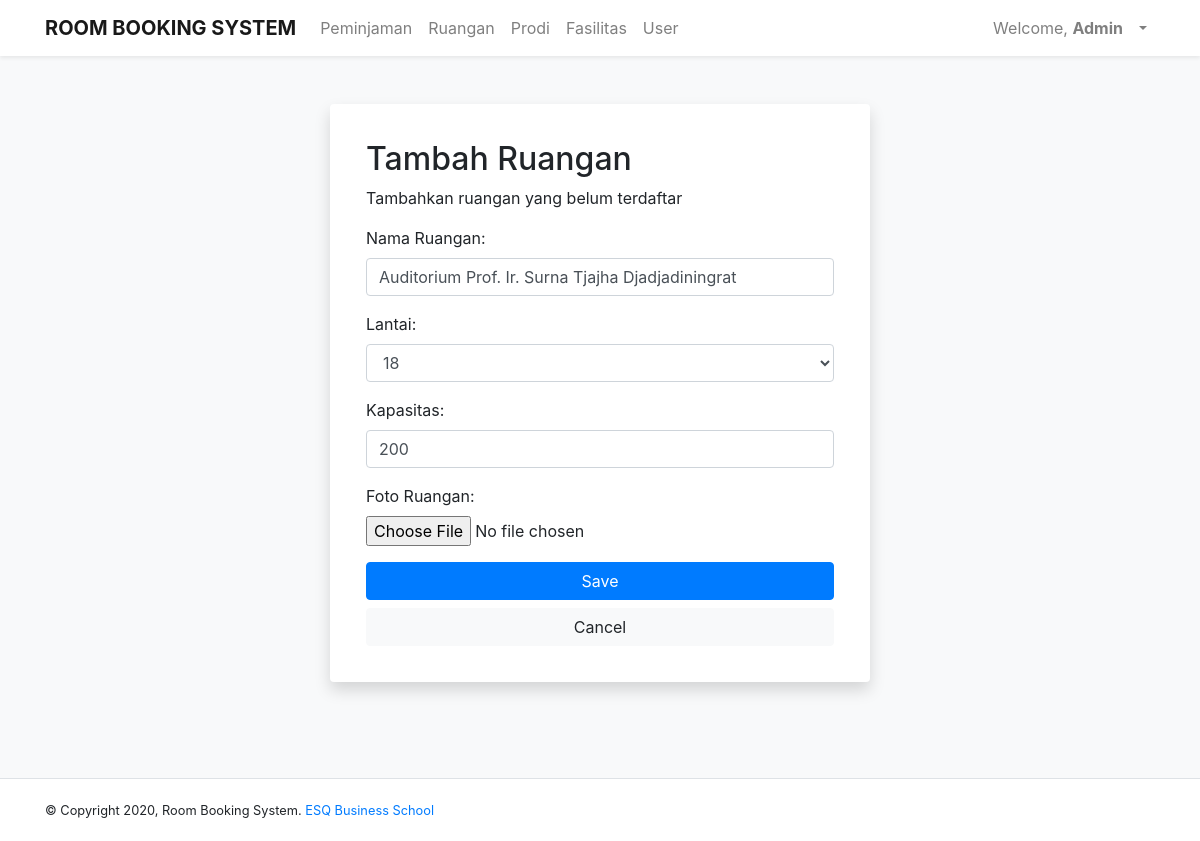
The page /dashboardAdmin.php?p=tambahRuangan&IDRuangan=33 (signed in) on the database its author committed.
### tables this page shows
CREATE TABLE `ruangan` (
  `IDRuangan` int(11) NOT NULL,
  `namaRuangan` varchar(100) NOT NULL,
  `kapasitas` int(11) NOT NULL,
  `lantai` int(11) NOT NULL,
  `fotoRuangan` varchar(40) NOT NULL,
  `UserID` int(11) DEFAULT NULL
);

### class/class.Ruangan.php (called while the page is built, shortened)
<?php
class Ruangan extends Connection{
    public $IDRuangan = '';
    public function SelectOneRuangan(){
        $sql = "SELECT * FROM ruangan WHERE IDRuangan='$this->IDRuangan'";
        $resultOne = mysqli_query($this->connection, $sql);
        if(mysqli_num_rows($resultOne) == 1){
            $data = mysqli_fetch_assoc($resultOne);
            $this->namaRuangan = $data['namaRuangan'];
            $this->lantai = $data['lantai'];
            $this->kapasitas = $data['kapasitas'];
        }
    }
}
?>

### inc.koneksi.php (called while the page is built, shortened)
<?php
    class Connection{
        private $host = "localhost";
        private $user = "root";
        private $password = "";
        function connect(){
            $conn = mysqli_connect($this->host, $this->user, $this->password);
            $this->connection = $conn;
        }
    }
?>

### pages/tambahRuangan.php (the view, shortened to what this page needs)
<?php
    require_once('./class/class.Ruangan.php');
    $objRuangan = new Ruangan();
    if(isset($_POST['btnSubmit'])){
        $objRuangan->namaRuangan = $_POST['namaRuangan'];
        $objRuangan->lantai = $_POST['lantai'];
        $objRuangan->kapasitas = $_POST['kapasitas'];
        $objRuangan->fotoRuangan = $_FILES['fotoRuangan']['name'];
        $objRuangan->UserID = $_SESSION['UserID'];
        $lokasi_file    = $_FILES['fotoRuangan']['tmp_name'];
        $tipe_file      = $_FILES['fotoRuangan']['type'];
        $folder         = './upload/';
        if(isset($_GET['IDRuangan'])){
            $objRuangan->IDRuangan = $_GET['IDRuangan'];
            $objRuangan->UpdateRuangan();
        }else{
            $objRuangan->AddRuangan();
        }
            $isSuccessUpload = move_uploaded_file($lokasi_file, $folder.$objRuangan->fotoRuangan);
        echo "<script> alert('$objRuangan->message'); </script>";
        if($objRuangan->hasil){
            echo '<script> window.location = "dashboardAdmin.php?p=adminListRuangan"; </script>';
        }
    } else if(isset($_GET['IDRuangan'])){
        $objRuangan->IDRuangan = $_GET['IDRuangan'];
        $objRuangan->SelectOneRuangan();
    }
?>
<div class="container">
    <div class="wrapper">
        <div class="row justify-content-center align-items-center " style="height:100%">
            <div class="col-6">
                <div class="card shadow p-3 mb-5 mt-5 bg-white rounded border-0">
                    <div class="card-body">
                        <h2>Tambah Ruangan</h2>
                        <p>Tambahkan ruangan yang belum terdaftar</p>
                        <form action="" autocomplete="off" method="POST" enctype="multipart/form-data">
                            <div class="form-group">
                                <label for="namaRuangan">Nama Ruangan:</label>
                                 <input type="text" class="form-control" name="namaRuangan" value="<?php echo $objRuangan->namaRuangan; ?>">
                            </div>
                            <div class="form-group">
                                <label for="lantai">Lantai:</label>
                                <select class="form-control" name="lantai">
                                    <?php
                                            $floor = [02, 18, 19];
                                            foreach($floor as $lantai){
                                                if ($objRuangan->lantai == $lantai ) {
                                                    echo '<option selected value='.$lantai.'>'.$lantai.'</option>';
                                                } else {
                                                    echo '<option value='.$lantai.'>'.$lantai.'</option>';
                                                }
                                            }
                                        ?>
                                </select>
                            </div>
                            <div class="form-group">
                                <label for="kapasitas">Kapasitas:</label>
                                <input type="number" class="form-control" name="kapasitas" value="<?php echo $objRuangan->kapasitas; ?>">
                            </div>
                            <div class="form-group">
                                <label for="fotoRuangan">Foto Ruangan:</label>
                                <input type="file" class="form-control-file" name="fotoRuangan" >
                            </div>
                            <input type="submit" name="btnSubmit" class="btn btn-primary btn-block" value="Save">
                            <a href="dashboardAdmin.php?p=adminListRuangan" class="btn btn-light btn-block">Cancel</a>
                        </form>
                    </div>
                </div>
            </div>
        </div>
    </div>
</div>

### rows shown on the page
ruangan: namaRuangan "Auditorium Prof. Ir. Surna Tjajha Djadjadiningrat", lantai "18", kapasitas "200"

### other values the page prints
$_SESSION["nama"] "Admin"
